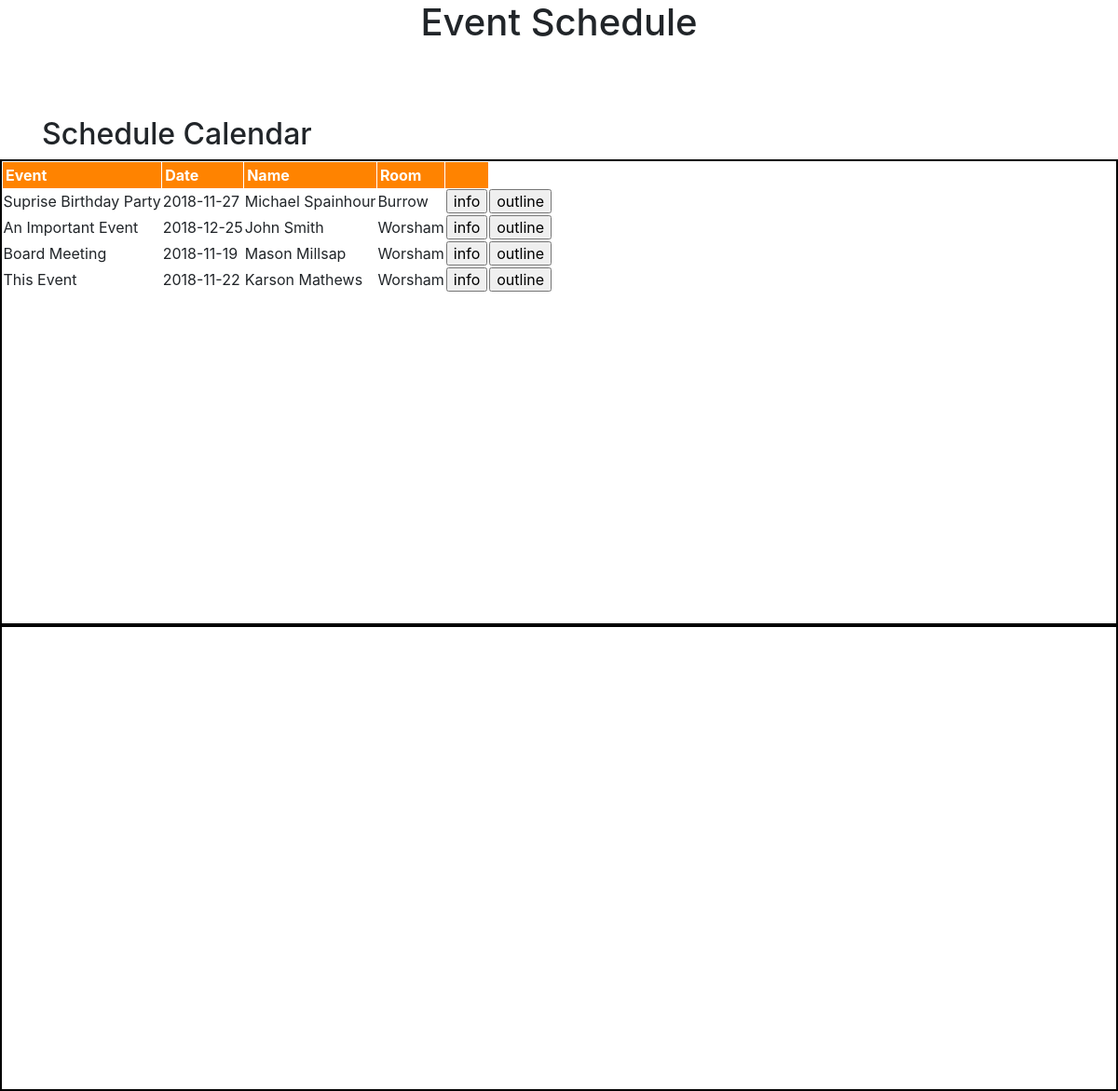
/admin, run on an earlier commit of the app's database.
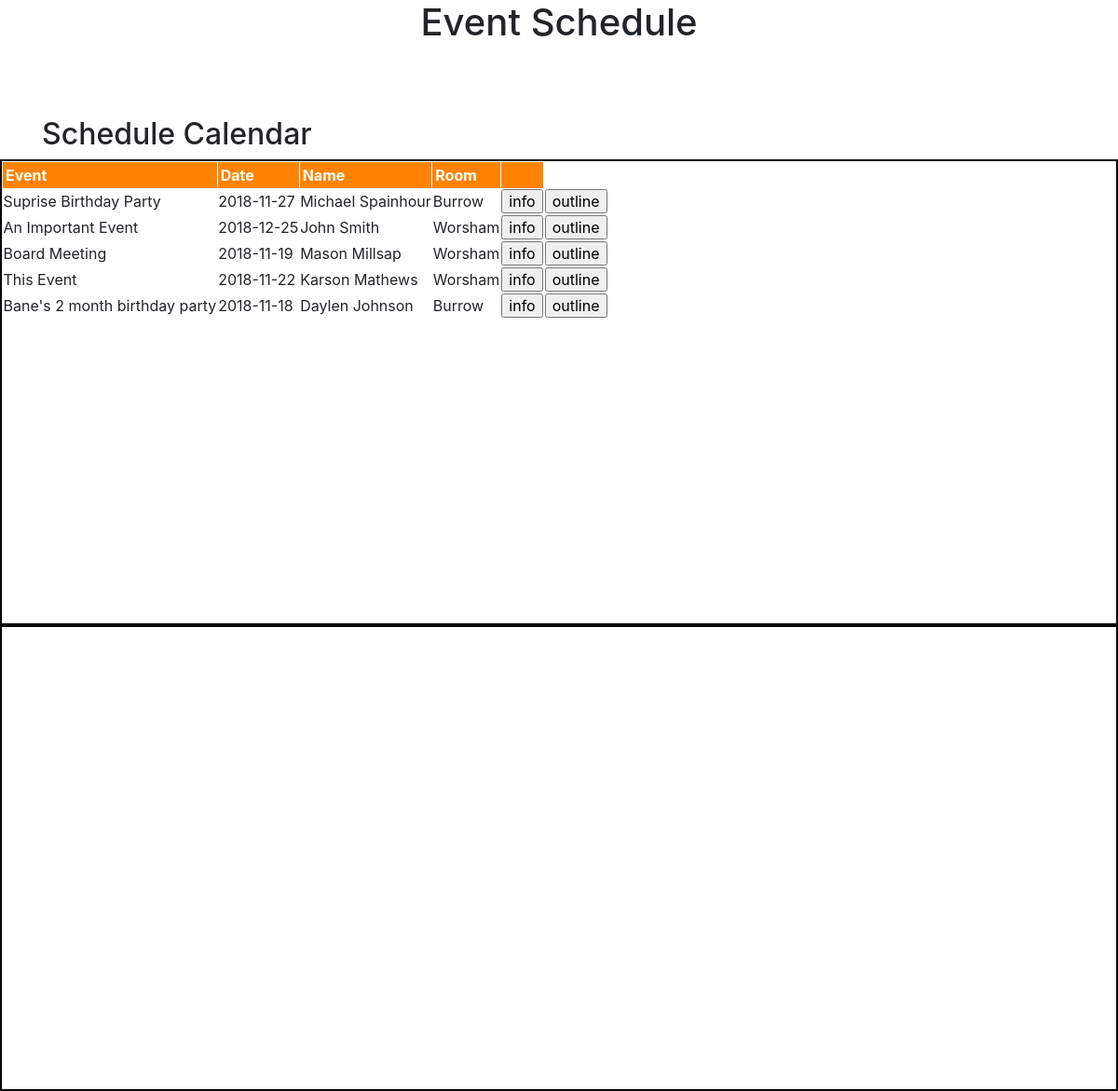
And on a later commit of the database.
### tables this page shows
CREATE TABLE `users` (
	`firstname`	TEXT NOT NULL,
	`lastname`	TEXT NOT NULL,
	`phone`	TEXT NOT NULL,
	`email`	TEXT NOT NULL,
	`event`	TEXT NOT NULL,
	`eventdate`	TEXT NOT NULL,
	`starttime`	TEXT NOT NULL,
	`endtime`	TEXT NOT NULL,
	`room`	TEXT NOT NULL,
	`comments`	TEXT
);

### setup.py (the view)
@app.route('/admin')
@auth.login_required
def adminPage():
    c = sqlite3.connect('users.db')
    cur = c.cursor()
    cur.execute("SELECT DISTINCT * FROM users")
    users = cur.fetchall()
    return render_template('adminPage.html', users=users)

### templates/adminPage.html (shortened to what this page needs)
<html>
  <link rel="stylesheet" href="{{ url_for('static', filename='css/admin.css') }}">
  <head>
    <link rel="stylesheet" href="https://cdnjs.cloudflare.com/ajax/libs/fullcalendar/3.4.0/fullcalendar.css" />
    <link rel="stylesheet" href="https://cdnjs.cloudflare.com/ajax/libs/twitter-bootstrap/4.0.0-alpha.6/css/bootstrap.css" />
    <div id="header">
      <h1>Event Schedule</h1>
    </div>
  </head>
  <body>
      <div class="container">
        <h2>Schedule Calendar</h2>
      </div>
      <div id="canvas">
        <table>
          <thead class="header">
            <div id="header_div">
            <tr>
              <th>Event</th>
              <th>Date</th>
              <th>Name</th>
              <th>Room</th>
              <th></th>
            </tr>
            </div>
          </thead>
          <div id="user_info_div">
          {% for user in users %}
          <tr id="user_info">
            <td>{{ user[4] }}</td>
            <td>{{ user[5] }}</td>
            <td>{{ user[0] }} {{ user[1] }}</td>
            <td>{{ user[8] }}</td>
            <td><input id="button" type="button" name="submit" value="info" onclick="displayInfo('{{user[0]}}', '{{user[1]}}', '{{user[2]}}', '{{user[3]}}', '{{user[4]}}', '{{user[5]}}', '{{user[6]}}', '{{user[7]}}', '{{user[8]}}', '{{user[9]}}')"/></td>
            <td><input id="button_show_outline" type="button" name="submit" value="outline" onclick="show_outline()"/></td>
          </tr>
          {% endfor %}
          </div>
        </table>
      </div>
      <div id="informationDiv">
      </div>
  </body>
</html>

### static/css/admin.css (style rules this page uses)
#header { background-position: center; font-stretch: expanded; height: 125px; text-align: center; }
#canvas { height:500; border-width:2px; border-style:solid; border-color:black; flex-grow: 1; overflow: scroll; }
#informationDiv { height: 500; border-width:2px; border-style: solid; border-color: black; flex-grow: 1; overflow: scroll; }
thead.header tr { width: 100%; }
thead.header th { background: #FF8300; color: white; border-left: 1px solid; border-right: 1px solid; border-top: 1px solid; padding: 4px 3px; }

What changed in the data, as far as the page shows it:
added users: event "Bane's 2 month birthday party", eventdate "2018-11-18", firstname "Daylen", lastname "Johnson", room "Burrow"
